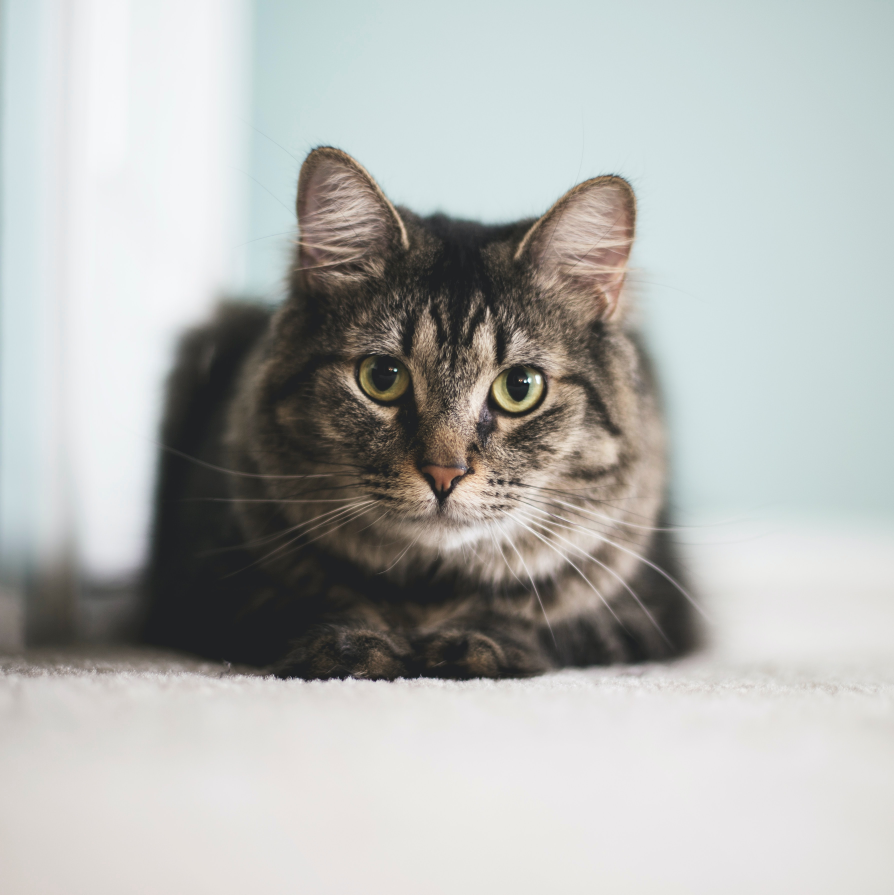
#> input picture SAMPLE_IMAGES/cat.jpg, 3576 x 3577 px (shown at 1/4 size)
$ python -i test.py   (imports and definitions only)
#> lines starting #> are read from the running program, lines starting #| are printed output that depends on the picture
import os
from PIL import Image
import utils
from natsort import natsorted
def resize_img(img) -> Image:
    min_size = min(img.size)
    imageBoxSize = 200 # maximum width of image placeholder

    if min_size >= imageBoxSize:
        resized_im = img.resize((imageBoxSize,imageBoxSize)) # arnold's cat map must be square
    else:
        resized_im = img.resize((min_size,min_size))

    return resized_im


def cattify(input_img):

#> called with input_img = 'SAMPLE_IMAGES/cat.jpg'
    file_name = os.path.basename(input_img)
    img = Image.open(input_img)
#> img is the input picture: PIL image 3576x3577 RGB; mean R, G, B 180.2, 181.9, 179.3
    img = resize_img(img)
#> in resize_img, `resized_im = img.resize((imageBoxSize,imageBoxSize)) # arnold's cat ma..`:
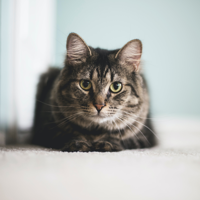
#> resized_im: PIL image 200x200 RGB; mean R, G, B 180.3, 182, 179.3
    namex = os.path.splitext(file_name)[0]

    images_path = './data/'
    img.save(images_path + f'ACM-{namex}-0.png')
    iteration = 0
    done = False
    while not done:
        print(f"Iteration {iteration}")
        canvas = Image.new(img.mode, (img.width, img.height))
#> canvas: PIL image 200x200 RGB; every value is 0
        for x in range(canvas.width):
            for y in range(canvas.height):
                nx = (2 * x + y) % canvas.width
                ny = (x + y) % canvas.height

                canvas.putpixel((nx, canvas.height-ny-1), img.getpixel((x, canvas.height-y-1)))
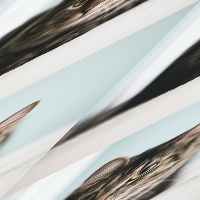
#> canvas: PIL image 200x200 RGB; mean R, G, B 180.3, 182, 179.3
        iteration += 1

        new_image = images_path + f'ACM-{namex}-{iteration}.png'
        canvas.save(new_image)
        img = Image.open(new_image)


#> (the run stopped early here; a loop or call above may not have finished)
